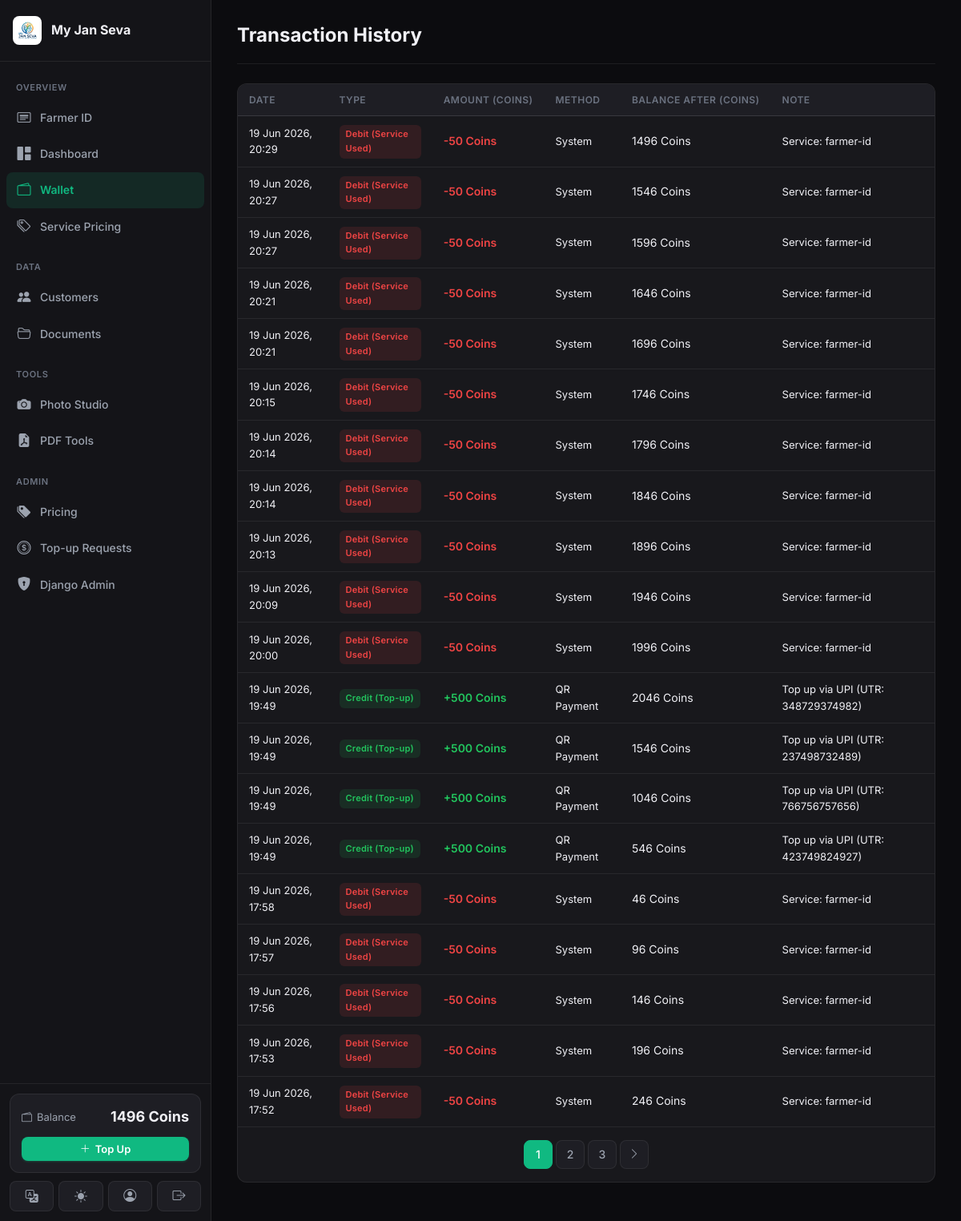
Page /wallet/transactions/ (signed in) on the earlier database version.
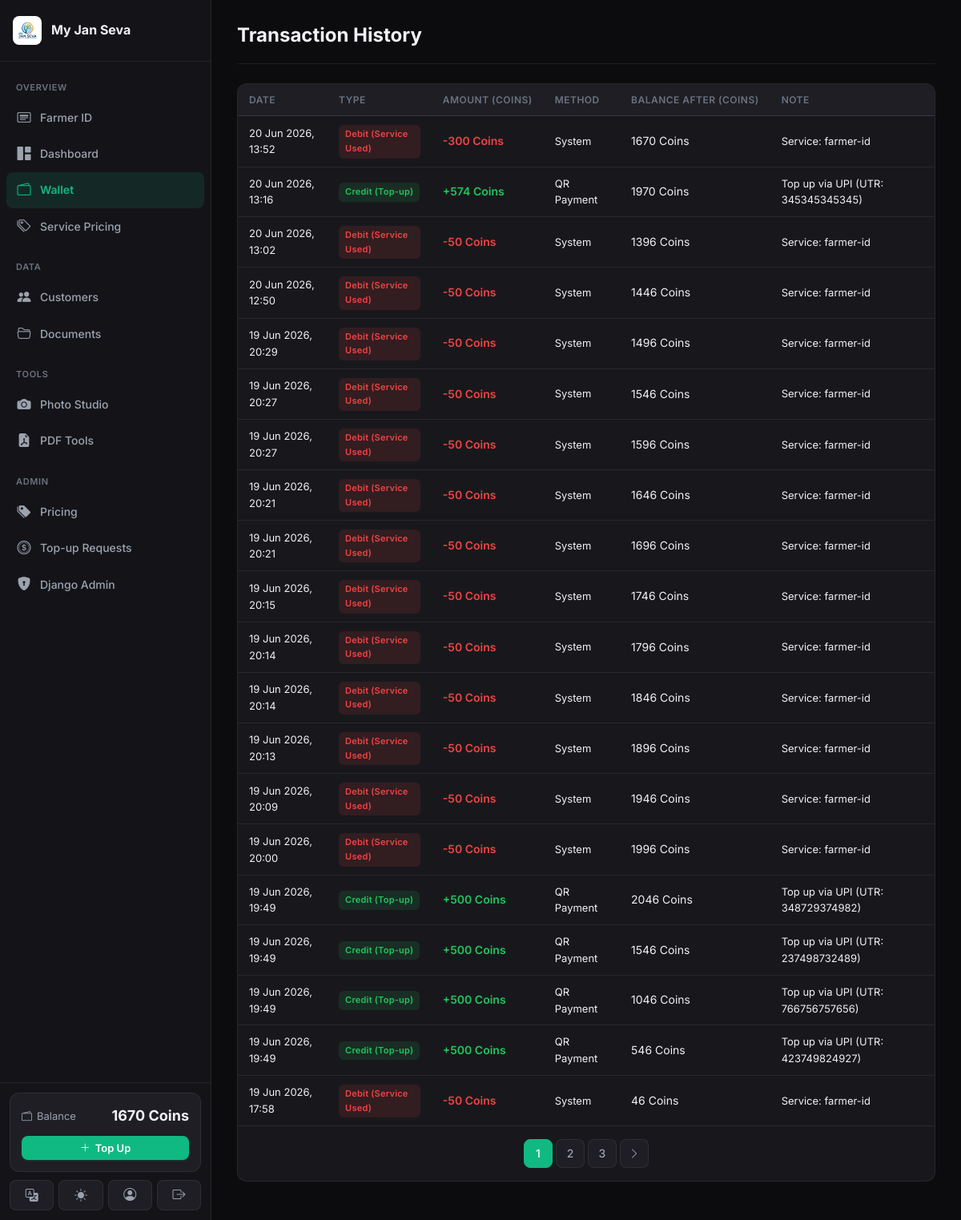
Same page on the later database version.
### apps/wallet/models.py (models this page shows, shortened)
class Wallet(models.Model):
    user = models.OneToOneField(settings.AUTH_USER_MODEL, on_delete=models.CASCADE, related_name='wallet')
    balance = models.DecimalField(max_digits=10, decimal_places=2, default=Decimal('0.00'))
    created_at = models.DateTimeField(auto_now_add=True)
    updated_at = models.DateTimeField(auto_now=True)

class WalletTransaction(models.Model):
    TYPE_CHOICES = [
        ('credit', 'Credit (Top-up)'),
        ('debit',  'Debit (Service Used)'),
        ('refund', 'Refund'),
    ]
    METHOD_CHOICES = [
        ('razorpay', 'Razorpay'),
        ('upi',      'UPI'),
        ('qr',       'QR Payment'),
        ('manual',   'Manual / Admin'),
        ('system',   'System'),
    ]
    wallet = models.ForeignKey(Wallet, on_delete=models.CASCADE, related_name='transactions')
    amount = models.DecimalField(max_digits=10, decimal_places=2)
    transaction_type = models.CharField(max_length=10, choices=TYPE_CHOICES)
    method = models.CharField(max_length=20, choices=METHOD_CHOICES, default='system')
    balance_after = models.DecimalField(max_digits=10, decimal_places=2)
    reference_id = models.CharField(max_length=100, blank=True)
    note = models.CharField(max_length=255, blank=True)
    created_at = models.DateTimeField(auto_now_add=True)
    class Meta:
        ordering = ['-created_at']

### apps/wallet/views.py (the view)
# urls.py: path('transactions/', views.transaction_history, name='transactions'),
@login_required
def transaction_history(request):
    wallet, _ = Wallet.objects.get_or_create(user=request.user)
    txn_list = WalletTransaction.objects.filter(wallet=wallet)
    paginator = Paginator(txn_list, 20)
    page = paginator.get_page(request.GET.get('page'))
    return render(request, 'wallet/transactions.html', {
        'page_obj': page,
        'wallet': wallet,
        'page_title': 'Transaction History',
    })

### apps/accounts/models.py (called while the page is built)
    @property
    def is_admin(self):
        return self.role == 'admin'

### apps/core/context_processors.py (called while the page is built)
def site_settings(request):
    return {
        'SITE_NAME': 'My Jan Seva',
        'SITE_TAGLINE': 'Complete Document & ID Services Platform',
    }

### apps/pricing/context_processors.py (called while the page is built)
def service_prices(request):
    prices = cache.get('service_prices')
    if prices is None:
        prices = {s.slug: s for s in Service.objects.filter(is_active=True)}
        cache.set('service_prices', prices, 300)
    return {'service_prices': prices}

### apps/wallet/context_processors.py (called while the page is built)
def wallet_balance(request):
    if request.user.is_authenticated:
        try:
            balance = request.user.wallet.balance
        except Wallet.DoesNotExist:
            balance = 0
        return {'wallet_balance': balance}
    return {'wallet_balance': 0}

### templates/wallet/transactions.html (shortened to what this page needs)
{% extends "base.html" %}
{% block content %}
<div class="page-header">
  <div><h1>Transaction History</h1></div>
</div>
<div class="card">
  <div class="table-wrapper">
    <table class="data-table">
      <thead><tr><th>Date</th><th>Type</th><th>Amount (Coins)</th><th>Method</th><th>Balance After (Coins)</th><th>Note</th></tr></thead>
      <tbody>
      {% for t in page_obj %}
      <tr>
        <td class="text-sm text-muted">{{ t.created_at|date:"d M Y, H:i" }}</td>
        <td><span class="badge {% if t.transaction_type == 'credit' %}badge-success{% elif t.transaction_type == 'debit' %}badge-danger{% else %}badge-info{% endif %}">{{ t.get_transaction_type_display }}</span></td>
        <td><span class="{% if t.transaction_type == 'credit' %}amount-positive{% else %}amount-negative{% endif %}">{% if t.transaction_type == 'credit' %}+{% else %}-{% endif %}{{ t.amount|floatformat:0 }} Coins</span></td>
        <td class="text-muted text-sm">{{ t.get_method_display }}</td>
        <td>{{ t.balance_after|floatformat:0 }} Coins</td>
        <td class="text-muted text-sm">{{ t.note|default:"—" }}</td>
      </tr>
      {% empty %}
      <tr><td colspan="6"><div class="empty-state"><i class="bi bi-credit-card"></i><p>No transactions yet</p></div></td></tr>
      {% endfor %}
      </tbody>
    </table>
  </div>
  {% if page_obj.has_other_pages %}
  <div class="pagination">
    {% for n in page_obj.paginator.page_range %}
    <a class="page-btn {% if n == page_obj.number %}active{% endif %}" href="?page={{ n }}">{{ n }}</a>
    {% endfor %}
    {% if page_obj.has_next %}<a class="page-btn" href="?page={{ page_obj.next_page_number }}"><i class="bi bi-chevron-right"></i></a>{% endif %}
  </div>
  {% endif %}
</div>
{% endblock %}

### templates/base.html (shortened to what the changed rows need)
{% load static humanize %}
<!DOCTYPE html>
<html lang="en" data-theme="dark">
<head>
  <link rel="stylesheet" href="https://cdn.jsdelivr.net/npm/bootstrap-icons@1.11.3/font/bootstrap-icons.min.css">
  <link rel="stylesheet" href="{% static 'css/main.css' %}">
</head>
<body>
{% if user.is_authenticated %}
<div class="app-shell">
  <aside class="sidebar" id="sidebar">
    <div class="sidebar-top">
      <div class="sidebar-brand">
        <div class="sidebar-brand-icon" style="background: white; box-shadow: 0 2px 4px rgba(0,0,0,0.05);"><img src="{% static 'logo.png' %}" alt="Logo" style="width: 24px; height: 24px; object-fit: contain;"></div>
        <div class="sidebar-brand-text">
          <span class="sidebar-brand-name">My Jan Seva</span>
        </div>
      </div>
    </div>
    <nav class="sidebar-nav" id="sidebarNav">
      <div class="nav-group">
        <div class="nav-group-label">Overview</div>
        <a href="{% url 'id_cards:home' %}" class="nav-link {% if request.resolver_match.namespace == 'id_cards' %}active{% endif %}">
          <i class="bi bi-card-heading"></i><span>Farmer ID</span>
        </a>
        <a href="{% url 'dashboard:home' %}" class="nav-link {% if request.resolver_match.namespace == 'dashboard' %}active{% endif %}">
          <i class="bi bi-grid-1x2-fill"></i><span>Dashboard</span>
        </a>
        <a href="{% url 'wallet:dashboard' %}" class="nav-link {% if request.resolver_match.namespace == 'wallet' %}active{% endif %}">
          <i class="bi bi-wallet2"></i><span>Wallet</span>
        </a>
        <a href="{% url 'pricing:view_pricing' %}" class="nav-link {% if request.resolver_match.url_name == 'view_pricing' %}active{% endif %}">
          <i class="bi bi-tags"></i><span>Service Pricing</span>
        </a>
      </div>
      <div class="nav-group">
        <div class="nav-group-label">Data</div>
        <a href="{% url 'customers:list' %}" class="nav-link {% if request.resolver_match.namespace == 'customers' %}active{% endif %}">
          <i class="bi bi-people-fill"></i><span>Customers</span>
        </a>
        <a href="{% url 'documents:list' %}" class="nav-link {% if request.resolver_match.namespace == 'documents' %}active{% endif %}">
          <i class="bi bi-folder2-open"></i><span>Documents</span>
        </a>
      </div>
      <div class="nav-group">
        <div class="nav-group-label">Tools</div>
        <a href="{% url 'photo_studio:workspace' %}" class="nav-link {% if request.resolver_match.namespace == 'photo_studio' %}active{% endif %}">
          <i class="bi bi-camera-fill"></i><span>Photo Studio</span>
        </a>
        <a href="{% url 'pdf_workspace:home' %}" class="nav-link {% if request.resolver_match.namespace == 'pdf_workspace' %}active{% endif %}">
          <i class="bi bi-file-earmark-pdf-fill"></i><span>PDF Tools</span>
        </a>
      </div>
      {% if user.is_admin %}
      <div class="nav-group">
        <div class="nav-group-label">Admin</div>
        <a href="{% url 'pricing:list' %}" class="nav-link {% if request.resolver_match.namespace == 'pricing' %}active{% endif %}">
          <i class="bi bi-tags-fill"></i><span>Pricing</span>
        </a>
        <a href="{% url 'wallet:admin_topup_requests' %}" class="nav-link {% if request.resolver_match.url_name == 'admin_topup_requests' %}active{% endif %}">
          <i class="bi bi-coin"></i><span>Top-up Requests</span>
        </a>
        <a href="/admin/" class="nav-link">
          <i class="bi bi-shield-lock-fill"></i><span>Django Admin</span>
        </a>
      </div>
      {% endif %}
    </nav>
    <div class="sidebar-footer">
      <div class="sidebar-wallet">
        <div class="sidebar-wallet-row">
          <span class="sidebar-wallet-label"><i class="bi bi-wallet2"></i> Balance</span>
          <span class="sidebar-wallet-amt">{{ wallet_balance|floatformat:0 }} Coins</span>
        </div>
        <a href="{% url 'wallet:topup' %}" class="btn btn-primary btn-sm btn-block">
          <i class="bi bi-plus-lg"></i> Top Up
        </a>
      </div>
      <div class="sidebar-actions">
        <button id="langToggleBtn" class="sidebar-action-btn" title="Switch Language / भाषा बदलें">
          <i class="bi bi-translate"></i>
        </button>
        <button id="themeToggleBtn" class="sidebar-action-btn" title="Toggle Theme">
          <i id="themeToggleIcon" class="bi bi-sun-fill"></i>
        </button>
        <a href="{% url 'accounts:profile' %}" class="sidebar-action-btn" title="Profile">
          <i class="bi bi-person-circle"></i>
        </a>
        <a href="{% url 'accounts:logout' %}" class="sidebar-action-btn sidebar-action-btn--danger" title="Logout">
          <i class="bi bi-box-arrow-right"></i>
        </a>
      </div>
    </div>
  </aside>
  <div class="main-area">
    <main class="page-body">
      {% block content %}{% endblock %}
    </main>
  </div>
</div>
{% else %}
  {% block auth_content %}{% endblock %}
{% endif %}
</body>
</html>

Differences in the rows shown:
no longer on this page (row unchanged): WalletTransaction: created_at "19 Jun 2026, 17:57", transaction_type "Debit (Service Used)", amount "50", method "System", balance_after "96", note "Service: farmer-id"
no longer on this page (row unchanged): WalletTransaction: created_at "19 Jun 2026, 17:56", transaction_type "Debit (Service Used)", amount "50", method "System", balance_after "146", note "Service: farmer-id"
no longer on this page (row unchanged): WalletTransaction: created_at "19 Jun 2026, 17:53", transaction_type "Debit (Service Used)", amount "50", method "System", balance_after "196", note "Service: farmer-id"
no longer on this page (row unchanged): WalletTransaction: created_at "19 Jun 2026, 17:52", transaction_type "Debit (Service Used)", amount "50", method "System", balance_after "246", note "Service: farmer-id"
changed Wallet: balance "1496" → "1670"
added WalletTransaction: created_at "20 Jun 2026, 13:52", transaction_type "Debit (Service Used)", amount "300", method "System", balance_after "1670", note "Service: farmer-id"
added WalletTransaction: created_at "20 Jun 2026, 13:16", transaction_type "Credit (Top-up)", amount "574", method "QR Payment", balance_after "1970", note "Top up via UPI (UTR: 345345345345)"
added WalletTransaction: created_at "20 Jun 2026, 13:02", transaction_type "Debit (Service Used)", amount "50", method "System", balance_after "1396", note "Service: farmer-id"
added WalletTransaction: created_at "20 Jun 2026, 12:50", transaction_type "Debit (Service Used)", amount "50", method "System", balance_after "1446", note "Service: farmer-id"
